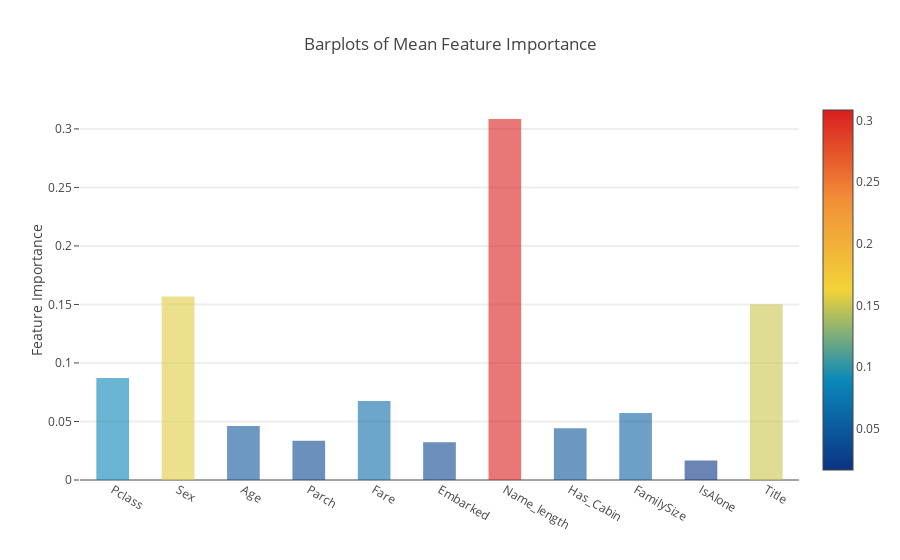

Source (notebook cell):
### Markdown cell above
**Plotly Barplot of Average Feature Importances**

Having obtained the mean feature importance across all our classifiers, we can plot them into a Plotly bar plot as follows:

### Code cell
y = feature_dataframe['mean'].values
x = feature_dataframe['features'].values
data = [go.Bar(
            x= x,
             y= y,
            width = 0.5,
            marker=dict(
               color = feature_dataframe['mean'].values,
            colorscale='Portland',
            showscale=True,
            reversescale = False
            ),
            opacity=0.6
        )]

layout= go.Layout(
    autosize= True,
    title= 'Barplots of Mean Feature Importance',
    hovermode= 'closest',
#     xaxis= dict(
#         title= 'Pop',
#         ticklen= 5,
#         zeroline= False,
#         gridwidth= 2,
#     ),
    yaxis=dict(
        title= 'Feature Importance',
        ticklen= 5,
        gridwidth= 2
    ),
    showlegend= False
)
fig = go.Figure(data=data, layout=layout)
py.iplot(fig, filename='bar-direct-labels')

### Figure 1 — Plotly figure (JSON) as saved in the notebook; plotly's stock layout.template omitted (floating-point values rounded to 4 significant figures)
{"data": [{"marker": {"color": [0.08707, 0.1568, 0.04613, 0.03349, 0.06747, 0.03223, 0.3085, 0.0443, 0.05726, 0.01667, 0.1501], "colorscale": "Portland", "reversescale": false, "showscale": true}, "opacity": 0.6, "type": "bar", "width": 0.5, "x": ["Pclass", "Sex", "Age", "Parch", "Fare", "Embarked", "Name_length", "Has_Cabin", "FamilySize", "IsAlone", "Title"], "y": [0.08707, 0.1568, 0.04613, 0.03349, 0.06747, 0.03223, 0.3085, 0.0443, 0.05726, 0.01667, 0.1501]}], "layout": {"autosize": true, "hovermode": "closest", "showlegend": false, "title": "Barplots of Mean Feature Importance", "yaxis": {"gridwidth": 2, "ticklen": 5, "title": "Feature Importance"}}}
